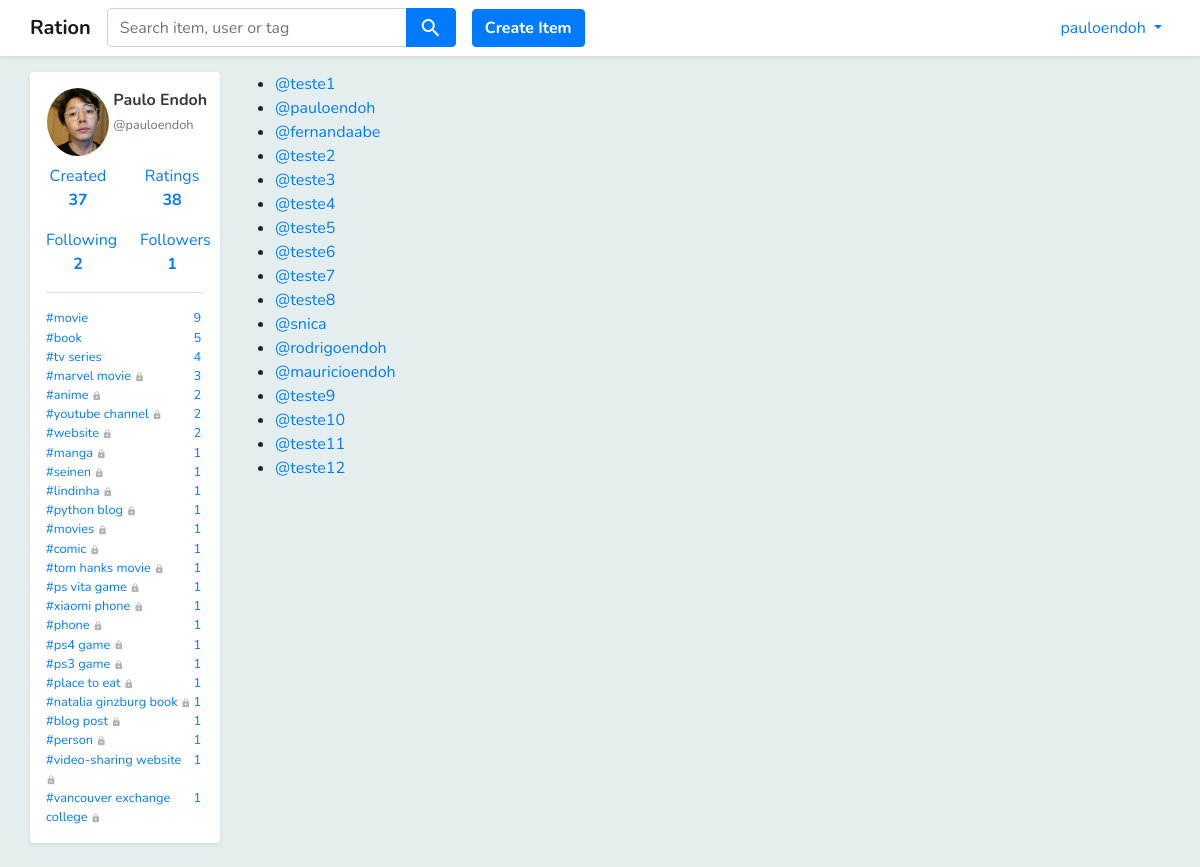
Page /users (signed in) on the earlier database version.
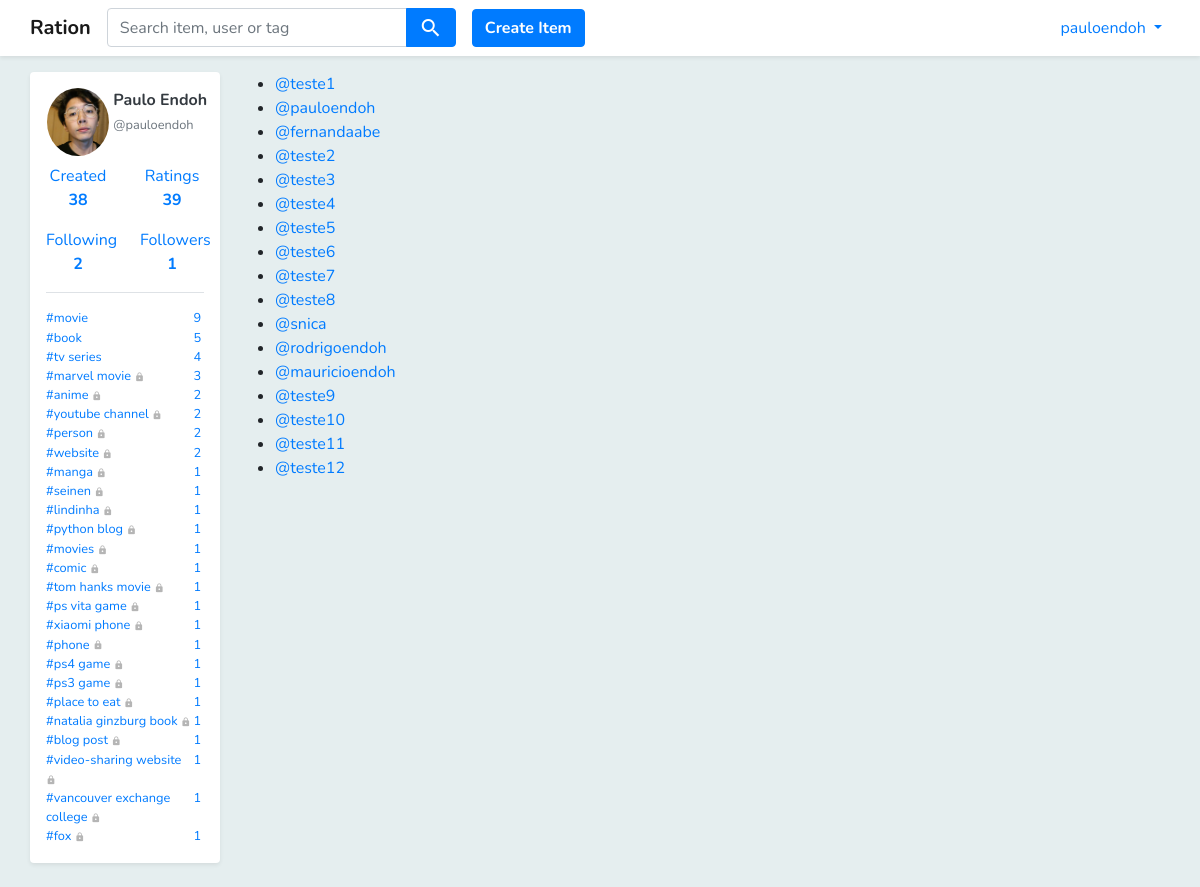
Same page on the later database version.
### core/models.py (models this page shows, shortened)
class User_Item(models.Model):
    user = models.ForeignKey(User, related_name='user_items', on_delete=models.CASCADE)
    item = models.ForeignKey(Item, related_name='user_items', on_delete=models.CASCADE)
    rating = models.FloatField(validators=[MinValueValidator(1), MaxValueValidator(5)], null=True, blank=True)
    interest = models.FloatField(validators=[MinValueValidator(1), MaxValueValidator(3)], null=True, blank=True)

class User_Tag(models.Model):
    user = models.ForeignKey(User, on_delete=models.CASCADE)
    tag = models.ForeignKey(Tag, on_delete=models.CASCADE)
    item_count = models.IntegerField()
    is_private = models.NullBooleanField()

class Tag(models.Model):
    name = models.TextField()
    is_official = models.BooleanField(default=0)

class Profile(models.Model):
    user = models.OneToOneField(
        User,
        related_name='profile',
        on_delete=models.CASCADE,
        primary_key=True
    )
    fullname = models.CharField(max_length=100)
    picture = models.ImageField(upload_to='profile_pics', blank=True, default="profile_pics/default.png")
    bio = models.TextField(null=True, blank=True)
    location = models.TextField(null=True, blank=True)
    website = models.TextField(null=True, blank=True)

class Following(models.Model):
    follower = models.ForeignKey(User, on_delete=models.CASCADE)
    user_tag = models.ForeignKey(User_Tag, on_delete=models.CASCADE)

### core/views.py (the view)
# urls.py: path('users', views.users, name='users'),
def users(request):
    user = request.user
    users = User.objects.all()
    return render(request, 'user_list.html', {'users': users,
                                              'user': user})

### core/models.py (called while the page is built)
def get_user_tag_list(self):
    user_tag_list = User_Tag.objects.filter(user=self).order_by('-item_count')
    return user_tag_list

def get_followers(self):
    followers = []
    user_tags = User_Tag.objects.filter(user=self)
    for user_tag in user_tags:
        followings = Following.objects.filter(user_tag=user_tag)
        for following in followings:
            in_list = False
            for follower in followers:
                if follower.id == following.follower.id:
                    in_list = True
            if not in_list:
                followers.append(following.follower)
    return followers

### core/templatetags/utils.py (called while the page is built)
@register.simple_tag
def get_follower_count_by_user(user):
    followers = user.get_followers()
    return len(followers)

@register.simple_tag
def get_created_item_count_by_user(user):
    count = Item.objects.filter(creator=user).count()
    return count

### templates/user_list.html
{% extends "base.html" %}
{% block content %}
<div class="mt-3 pb-2 container">
    <div class="row">
        {% include 'includes/left_container.html' %}
        <div class="col-10">
            <ul>
                {% for user in users %}
                <li>
                    <a href="{% url 'user' user.username %}">@{{ user.username }}</a>
                </li>
                {% endfor %}
            </ul>
        </div>
    </div>
</div>
{% endblock %}

### templates/base.html (shortened to what this page needs)
{% load staticfiles %}
<!DOCTYPE html>
<html lang="en">
<head>
    <link rel="stylesheet" href="{% static 'styles/bootstrap.css' %}">
    <link rel="stylesheet" href="https://use.fontawesome.com/releases/v5.0.13/css/all.css"
>
    <link rel="stylesheet" href="{% static 'styles/jquery-ui.css' %}" type="text/css" media="all" />
    <link href="{% static 'styles/main.css' %}" rel="stylesheet">
</head>
<body class="body">
<div class="pt-5"></div>
<div class="pt-2"></div>
<nav class="navbar fixed-top navbar-expand-sm bg-white navbar-light shadow-sm ">
    <div class="container pl-0 pr-0 ">
        <ul class="navbar-nav mr-auto">
            <li class="nav-item ">
                <a class="navbar-brand font-weight-bold" href="{% url 'home' %}">Ration</a>
            </li>
            <li class="nav-item">
                <form method="get" action="{% url 'search' %}" >
                    <div class="input-group ui-widget">
                        <input id='search-box' type="text" class="form-control text-italic" name="q"
                               placeholder="Search item, user or tag" required
                               />
                        <div class="input-group-append">
                            <button class="btn btn-primary"><i class="material-icons align-middle">search</i></button>
                        </div>
                    </div>
                </form>
            </li>
            {% if request.user.is_authenticated %}
            <div class="pl-3 align-self-center">
                <a class="" href="{% url 'create_item' %}">
                    <button type="button" class="btn btn-primary rounded font-weight-bold">Create Item</button>
                </a>
            </div>
            {% endif %}
        </ul>
        <ul class="navbar-nav">
            {% if request.user.is_authenticated %}
            <li class="nav-item dropdown">
                <a class="nav-link dropdown-toggle text-primary" href="#" id="navbardrop"
                   data-toggle="dropdown">
                    {{ request.user.username }}
                </a>
            </li>
            {% endif %}
        </ul>
    </div>
</nav>
{% block content %}{% endblock %}
</body>
</html>

### templates/includes/left_container.html (shortened to what this page needs)
{% load utils %}
<div class="col-2 pl-0 pr-0">
    {% if request.user.is_authenticated %}
    <div class="bg-white pl-3 pr-3 shadow-sm rounded">
        <div class="pt-3">
            {% if user.is_authenticated %}
            <div class="row">
                <div class="col-5 pl-3 pr-0">
                    <a href="{% url 'user' user.username %}">
                        <img class="rounded-circle w-100" src="/media/{{ user.profile.picture }}"/>
                    </a>
                </div>
                <div class="col-7 pl-1 pr-2">
                    <p>
                        <a href="{% url 'user' user.username %}" class="text-dark no-underline">
                            <b>{{ user.profile.fullname }}</b>
                            <br>
                            <small class="text-muted d-inline">@{{ user.username }}</small>
                        </a>
                    </p>
                </div>
            </div>
            <div class="row">
                <div class="col-6">
                    <div class="align-self-center">
                        <a class="nav-link text-center pl-0 pr-0"
                           href="{% url 'user_created_item_list' user.username %}">Created
                            <br>
                            <b>
                                {%get_created_item_count_by_user user%}
                            </b>
                        </a>
                    </div>
                </div>
                <div class="col-6">
                    <div class="align-self-center">
                        <a class="nav-link text-center pl-0 pr-0"
                           href="{% url 'rating_list' user.username %}">Ratings<br><b>{{user.user_items.all|length}}</b>
                        </a>
                    </div>
                </div>
            </div>
            <div class="row">
                <div class="col-6">
                    <div class="align-self-center">
                        <a class="nav-link text-center pl-0 pr-0" href="{% url 'following_list' user.username %}">Following
                            <br>
                            <b> {% get_following_count_by_user user %}</b>
                        </a>
                    </div>
                </div>
                <div class="col-6">
                    <div class="align-self-center">
                        <a class="nav-link text-center pl-0 pr-0"
                           href="{% url 'follower_list' user.username %}">Followers<br>
                            <b>{% get_follower_count_by_user user %}</b>
                        </a>
                    </div>
                </div>
            </div>
            <div class="mt-2 mb-3 container border-top"></div>
            <ul class="no-bullets pl-0 pb-3">
                {% for user_tag in user.get_user_tag_list %}
                {% if user_tag.user == request.user %}
                <li>
                    <small>
                        <a href="{% url 'rating_list' user.username %}?tag={{ user_tag.tag.name }}">
                            <div class="row no-gutters">
                                <div class="col-11">
                                    #{{ user_tag.tag.name }}
                                    {% if user_tag.is_private %}
                                    <i class="material-icons align-middle" style="font-size: 10px; color: #b5b5b5; ">
                                    </i>
                                    {% endif %}
                                </div>
                                <div class="col-1 text-center">
                                    {{ user_tag.item_count }}
                                </div>
                            </div>
                        </a>
                    </small>
                </li>
                {% endif %}
                {% endfor %}
            </ul>
            {% endif %}
        </div>
    </div>
    {% endif %}
</div>

Differences in the rows shown:
changed User_Tag "person": item_count "1" → "2"; moves up the list
added User_Tag: tag.name "fox", is_private True (drawn), item_count "1"
Other differences:
{{ user.user_items.all|length }}: "38" → "39"
text no longer shown: "37"
text now shown: "38"
